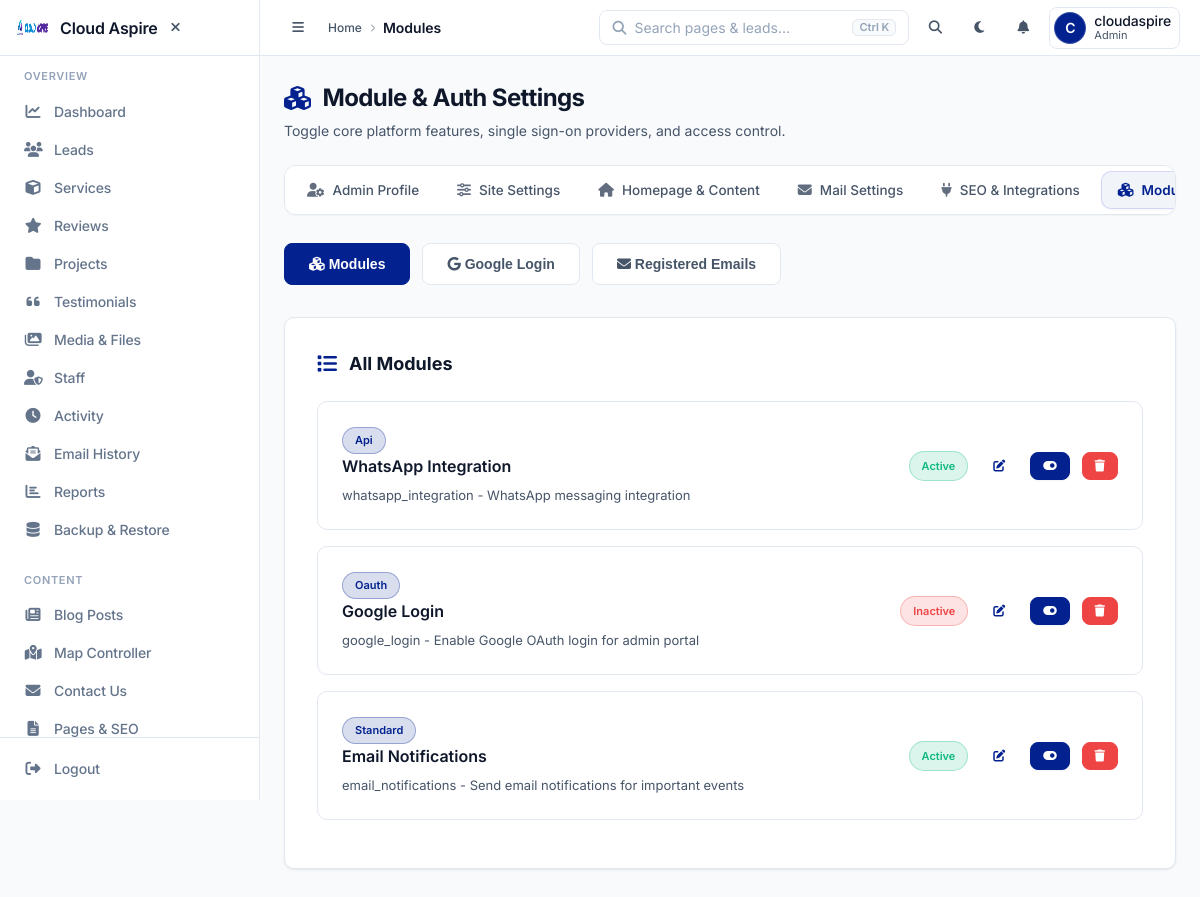
The app's page /admin/settings/module.php (signed in) with its own data.
### tables this page shows
CREATE TABLE IF NOT EXISTS `modules` (
  `id` int(11) NOT NULL AUTO_INCREMENT,
  `module_key` varchar(50) NOT NULL,
  `module_name` varchar(100) NOT NULL,
  `module_type` varchar(50) DEFAULT 'standard',
  `description` text DEFAULT NULL,
  `is_active` tinyint(1) DEFAULT 1,
  `created_at` timestamp NULL DEFAULT current_timestamp(),
  `updated_at` timestamp NULL DEFAULT current_timestamp() ON UPDATE current_timestamp(),
  PRIMARY KEY (`id`),
  UNIQUE KEY `idx_module_key` (`module_key`)
);

### admin/settings/module.php (called while the page is built, shortened)
<?php
require_once __DIR__ . '/../../app/security_notifier.php';
$modules = $conn->query("SELECT * FROM modules ORDER BY module_type, module_name")->fetchAll(PDO::FETCH_ASSOC);
require_once __DIR__ . '/../../app/Views/admin/settings/module.php';

### app/Views/admin/settings/module.php (the view, shortened to what this page needs)
<?php
require_once __DIR__ . '/../../../../admin/includes/header.php';
?>
<div class="saas-header">
    <h1 class="saas-header-title">
        <i class="fas fa-cubes" aria-hidden="true" style="color: var(--primary);"></i>
        Module & Auth Settings
    </h1>
    <p class="saas-header-subtitle">Toggle core platform features, single sign-on providers, and access control.</p>
</div>
<?php require_once __DIR__ . '/../../../../admin/includes/settings-nav.php'; ?>
<div class="tab-nav">
    <button class="tab-btn active" onclick="showTab('modules')"><i class="fas fa-cubes"></i> Modules</button>
    <button class="tab-btn" onclick="showTab('google-login')"><i class="fab fa-google"></i> Google Login</button>
    <button class="tab-btn" onclick="showTab('registered-emails')"><i class="fas fa-envelope"></i> Registered Emails</button>
</div>
<div id="modules" class="tab-content active">
    <div class="card">
        <h3><i class="fas fa-list"></i> All Modules</h3>
        <?php if (empty($modules)): ?>
            <p style="color: #666; text-align: center; padding: 30px;">No modules found. Add your first module above.</p>
        <?php else: ?>
            <?php foreach ($modules as $module): ?>
                <div class="module-card">
                    <div class="module-info">
                        <span class="type-badge"><?= ucfirst($module['module_type']) ?></span>
                        <h4><?= htmlspecialchars($module['module_name']) ?></h4>
                        <p><?= htmlspecialchars($module['module_key']) ?> - <?= htmlspecialchars($module['description'] ?? ($module['module_description'] ?? 'No description')) ?></p>
                    </div>
                    <div class="module-actions">
                        <span class="<?= $module['is_active'] ? 'status-active' : 'status-inactive' ?>">
                            <?= $module['is_active'] ? 'Active' : 'Inactive' ?>
                        </span>
                        <a href="?edit_module=<?= $module['id'] ?>" class="btn btn-sm btn-warning"><i class="fas fa-edit"></i></a>
                        <form method="POST" style="display:inline;">
                            <button type="submit" name="toggle_module" class="btn btn-sm btn-primary" title="Toggle Status">
                                <i class="fas fa-toggle-on"></i>
                            </button>
                        </form>
                        <form method="POST" style="display:inline;" onsubmit="return confirm('Delete this module?')">
                            <button type="submit" name="delete_module" class="btn btn-sm btn-danger"><i class="fas fa-trash"></i></button>
                        </form>
                    </div>
                </div>
            <?php endforeach; ?>
        <?php endif; ?>
    </div>
</div>
<?php require_once __DIR__ . '/../../../../admin/includes/footer.php'; ?>

### app/Views/admin/settings/module.php (style rules this page uses)
.card { background: var(--bg-card); border: 1px solid var(--border-color); border-radius: var(--border-radius); padding: 32px; box-shadow: var(--shadow-sm); margin-bottom: 24px; transition: all var(--transition); }
.card h3 { font-size: 18px; color: var(--text-main); margin-bottom: 24px; display: flex; align-items: center; gap: 12px; font-weight: 700; }
.card h3 i { color: var(--primary); font-size: 20px; }
.module-card { background: var(--bg-card); border: 1px solid var(--border-color); border-radius: var(--border-radius); padding: 24px; margin-bottom: 16px; display: flex; justify-content: space-between; align-items: center; transition: all var(--transition); }
.module-info h4 { color: var(--text-main); margin-bottom: 8px; font-size: 16px; font-weight: 600; }
.module-info p { color: var(--text-muted); font-size: 13px; margin: 0; display: flex; align-items: center; gap: 8px; }
.module-info .type-badge { display: inline-block; padding: 4px 12px; background: color-mix(in srgb, var(--primary) 15%, transparent); color: var(--primary); border-radius: 20px; font-size: 11px; font-weight: 600; border: 1px solid color-mix(in srgb, var(--primary) 30%, transparent); }
.module-actions { display: flex; gap: 12px; align-items: center; }
.status-active { background: color-mix(in srgb, var(--success) 15%, transparent); color: var(--success); padding: 6px 12px; border-radius: 20px; font-size: 11px; font-weight: 600; border: 1px solid color-mix(in srgb, var(--success) 30%, transparent); }
.status-inactive { background: color-mix(in srgb, var(--danger) 15%, transparent); color: var(--danger); padding: 6px 12px; border-radius: 20px; font-size: 11px; font-weight: 600; border: 1px solid color-mix(in srgb, var(--danger) 30%, transparent); }
.tab-nav { display: flex; gap: 12px; margin-bottom: 32px; flex-wrap: wrap; }
.tab-btn { padding: 12px 24px; background: var(--bg-card); border: 1px solid var(--border-color); border-radius: var(--btn-radius); cursor: pointer; font-size: 14px; font-weight: 600; color: var(--text-muted); transition: all var(--transition); }
.tab-btn:hover, .tab-btn.active { background: var(--primary); color: #fff; border-color: var(--primary); }
.tab-content { display: none; }
.tab-content.active { display: block; animation: fadeIn var(--transition) ease forwards; }

### records on screen
modules: module_type "Api", module_name "WhatsApp Integration", module_key "whatsapp_integration", description "WhatsApp messaging integration", is_active "Active"
modules: module_type "Oauth", module_name "Google Login", module_key "google_login", description "Enable Google OAuth login for admin portal", is_active "Inactive"
modules: module_type "Standard", module_name "Email Notifications", module_key "email_notifications", description "Send email notifications for important events", is_active "Active"

### other values on screen
$site_name "Cloud Aspire"
$section_label "OVERVIEW"
$item['label'] "Dashboard"
$item['label'] "Leads"
$item['label'] "Services"
$item['label'] "Reviews"
$item['label'] "Projects"
$item['label'] "Testimonials"
$item['label'] "Media & Files"
$item['label'] "Staff"
$item['label'] "Activity"
$item['label'] "Email History"
$item['label'] "Reports"
$item['label'] "Backup & Restore"
$section_label "CONTENT"
